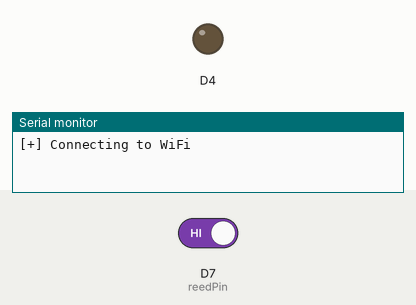
A sketch run on a simulated ESP8266 (NodeMCU). On the bench: output pins drawn as LEDs (lit = HIGH), the last lines printed to the serial monitor. Dashed ring = blinking. Inputs (shaded band) come from the test bench; at power-on: D7 (reedPin) HIGH. WiFi joins after 1.5 s; servers stay silent unless stated; uploads are accepted with an empty reply; EEPROM starts erased.

Above: at 0.1 s.
At 2.8 s:
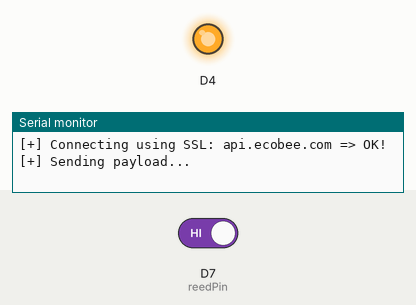
2.9 s: D7 (reedPin) driven LOW
At 3.88 s:
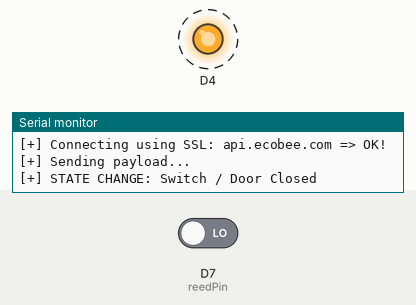
Timing chart, 0 to 5.9 s (numbered marks = the images above; inputs shaded):
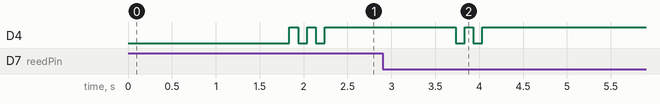

Measured:
- after the input at 2.9 s, D4: alternates HIGH for 0.10 s and LOW for 0.10 s, 4 changes in all, then stays HIGH, starting after 0.84 s
- by itself, D4: alternates HIGH for 0.10 s and LOW for 0.10 s, 5 changes in all, then stays HIGH

The sketch:

sketch.ino
```cpp
#include <ArduinoJson.h>
#include <ESP8266HTTPClient.h>
#include <EEPROM.h>
#include <ESP8266WiFi.h>
#include <WiFiClientSecure.h>


const char *ssid = "changeme";
const char *password = "changeme";
const char fingerprint[] PROGMEM = "E4 17 67 E0 5E 79 6B 35 46 EE F7 52 99 87 AC 8B B7 37 D5 1F"; // api.ecobee.com sha1 fingerprint on oct 2020
const char *host = "api.ecobee.com";
const int port = 443;

String authToken    = "changeme";
String refreshToken = "changeme";
String clientID     = "changeme";
int reedPin = 13;
int reedState = 0;
int prevReedState = 0;

void setup()
{
  Serial.begin(9600);
  Serial.println();

  WiFi.begin(ssid, password);

  Serial.print("[+] Connecting to WiFi");
  while (WiFi.status() != WL_CONNECTED)
  {
    delay(500);
    Serial.print(".");
  }
  Serial.println();

  Serial.print("[+] Connected, IP address: ");
  Serial.println(WiFi.localIP());

  Serial.println("[+] Initializing pin 13 (D7)");
  pinMode(LED_BUILTIN, OUTPUT);     // Initialize the LED_BUILTIN pin as an output
  pinMode(reedPin, INPUT_PULLUP); // activate internal pullup register to mitigate "floating state"

  Serial.println("[+] Initializing EEPROM");
  EEPROM.begin(64); // allocate 64 bytes to save api keys in
  String savedAuthToken = readAuthToken();
  Serial.println("[+] Using saved AuthToken: " + savedAuthToken);
   String savedRefreshToken = readRefreshToken();
   Serial.println("[+] Using saved RefreshToken " +  savedRefreshToken);

  Serial.println("[+] Initialization all done!");
}

void loop() {
  reedState = digitalRead(reedPin);

  if (reedState != prevReedState) {
      if (reedState == 0) {
        Serial.println("[+] STATE CHANGE: Switch / Door Closed");
        blinkLights(2);
        int return_code = setEcobeeMode("cool");
        if (return_code == 14){
            Serial.println("[-] API Auth Token Expired");
            getNewToken();
            setEcobeeMode("cool");
        }
      } else {
        Serial.println("[+] STATE CHANGE: Switch / Door Open");
        blinkLights(4);
        int return_code = setEcobeeMode("off");
        if (return_code == 14){
            Serial.println("[-] API Auth Token Expired");
            getNewToken();
            setEcobeeMode("off");
        }
      }
      //delay(10000); // debounce 10 seconds
  }

  prevReedState = reedState;

  //setEcobeeMode("off");
  delay(1000);                      // Wait for two seconds (to demonstrate the active low LED)

  }


//mode = off, auto, cool, heat
//iter = 0 (recursion counter)
int setEcobeeMode(String mode) {
  Serial.print("[+] Setting ecoBee to ");
  Serial.println(mode);

    BearSSL::WiFiClientSecure *client = new BearSSL::WiFiClientSecure();

    Serial.printf("[+] Using SHA1 fingerprint '%s'\n", fingerprint);
    client->setFingerprint(fingerprint);


    Serial.printf("[+] Connecting using SSL: %s", host);
    int r=0; //retry counter
    while((!client->connect(host, port)) && (r < 30)){
      delay(100);
      Serial.print(".");
      r++;
    }

    if(r==30) {
      Serial.print("\n[-] SSL Connection failed\n");
    } else {
      Serial.println(" => OK!");

    HTTPClient http;
    String savedAuthToken = readAuthToken();
    http.begin(dynamic_cast<WiFiClient&>(*client), "https://api.ecobee.com/1/thermostat?format=json");
    http.addHeader("User-Agent", "ESP2688 ecoBee Door Bot");
    http.addHeader("Accept", "application/json");
    http.addHeader("Connection", "close");
    http.addHeader("Authorization", "Bearer " + savedAuthToken );
    http.addHeader("Content-Type", "text/json");
    Serial.println("[+] Sending payload...");
    String postPayload = "{\"selection\":{\"selectionType\":\"registered\",\"selectionMatch\":\"\"},\"thermostat\":{\"settings\":{\"hvacMode\":\""  + mode +  "\"}}}"  + "\r\n";
    int httpCode = http.POST(postPayload);

    String payload = http.getString();
    Serial.print(payload);
    const size_t capacity = 256;
    DynamicJsonDocument doc(capacity);
    deserializeJson(doc, payload);
    int status_code = doc["status"]["code"];
    return status_code;
    }

    Serial.println("[-] Unknown failure");
    return 1;
}

void getNewToken() {
    blinkLights(8);
    BearSSL::WiFiClientSecure *client = new BearSSL::WiFiClientSecure();

    Serial.printf("[+] Using SHA1 fingerprint '%s'\n", fingerprint);
    client->setFingerprint(fingerprint);


    Serial.printf("[+] Connecting using SSL: %s", host);
    int r=0; //retry counter
    while((!client->connect(host, port)) && (r < 30)){
      delay(100);
      Serial.print(".");
      r++;
    }

    if(r==30) {
      Serial.print("\n[-] SSL Connection failed\n");
    } else {
      Serial.println(" => OK!");
            Serial.print("[-] Requesting a new Auth token");
            String savedRefreshToken = readRefreshToken();
            HTTPClient http;

            http.begin(dynamic_cast<WiFiClient&>(*client), "https://api.ecobee.com/token?grant_type=refresh_token&code=" + savedRefreshToken + "&client_id=" + clientID);
            int httpCode = http.POST("");
            String payload = http.getString();
            Serial.print(payload);
            const size_t capacity = 256;
            DynamicJsonDocument doc(capacity);
            deserializeJson(doc, payload);
            deserializeJson(doc, payload);
            String authToken = doc["access_token"];
            String refreshToken = doc["refresh_token"];
            saveAuthToken(authToken);
            saveRefreshToken(refreshToken);

            String savedAuthToken = readAuthToken();
            Serial.println("[+] Using new saved AuthToken: " + savedAuthToken);
            savedRefreshToken = readRefreshToken();
            Serial.println("[+] Using new saved RefreshToken: " +  savedRefreshToken);
            http.end();
    }

}

void blinkLights(int n) {
  for (int i=0; i<=n; i++) {
    digitalWrite(LED_BUILTIN, i % 2);
    delay(100);
  }
  digitalWrite(LED_BUILTIN, HIGH);
}


void saveAuthToken(String authToken) {
  Serial.print("[+] Saving authToken to EEPROM: ");
  Serial.print(authToken);
  for (int i=0; i < 32; i++) {
    EEPROM.write(i, authToken[i]);
  }
  EEPROM.commit();
  Serial.print(" => OK\n");
}

void saveRefreshToken(String refreshToken) {
  Serial.print("[+] Saving refreshToken to EEPROM: ");
  Serial.print(refreshToken);
  for (int i=32; i < 64; i++) {
    EEPROM.write(i, refreshToken[i - 32]);
  }
  EEPROM.commit();
  Serial.print(" => OK\n");
}

String readAuthToken() {
  char authKey[33];
  for (int i=0; i < 32; i++) {
    authKey[i] = EEPROM.read(i);
  }
  authKey[32] = '\0';
  return String(authKey);
}

String readRefreshToken() {
  char refreshKey[33];
  for (int i=32; i < 64; i++) {
    refreshKey[i - 32] = EEPROM.read(i);
  }
  refreshKey[32] = '\0';
  return String(refreshKey);
}
```
